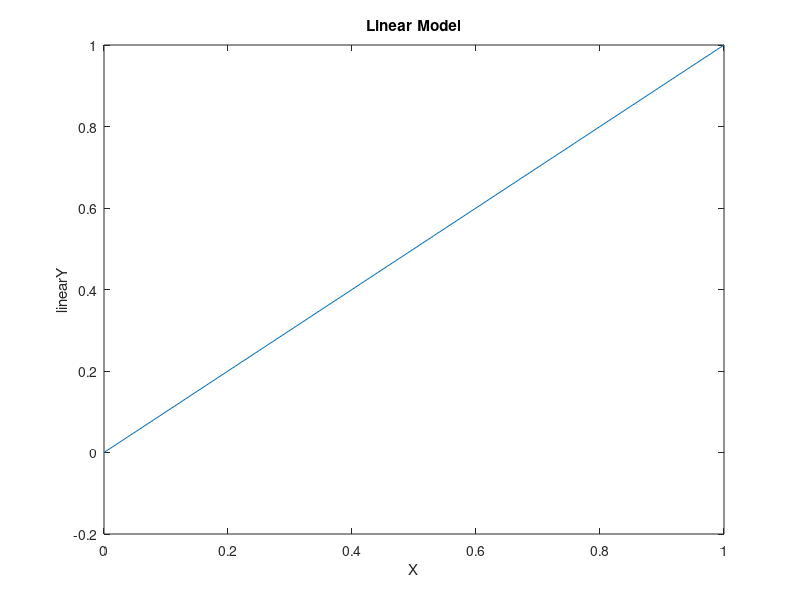
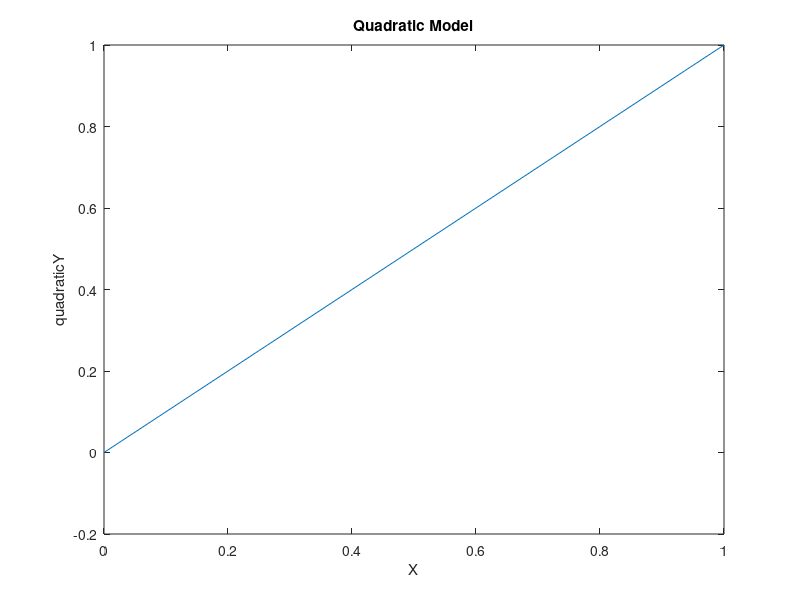

Write the MATLAB code that produced these figures, in order.
x = [0 : 0.25 : 1]';
y = [0 : 0.25 : 1]';
%rewrite the x matrix
x1 = [x, ones(5,1)];
x2 = [x.^2, x, ones(5,1)];
%solve the coefficients
c1 = x1 \ y;
c2 = x2 \ y;
%generate predicted y
y1 = x1 * c1;
y2 = x2 * c2;
%plot figure of linear model
figure(1);
plot(x, y1), xlabel('X'), ylabel('linearY'), title('Linear Model');
%plot figure of quadratic model
figure(2);
plot(x, y2), xlabel('X'), ylabel('quadraticY'), title('Quadratic Model');
